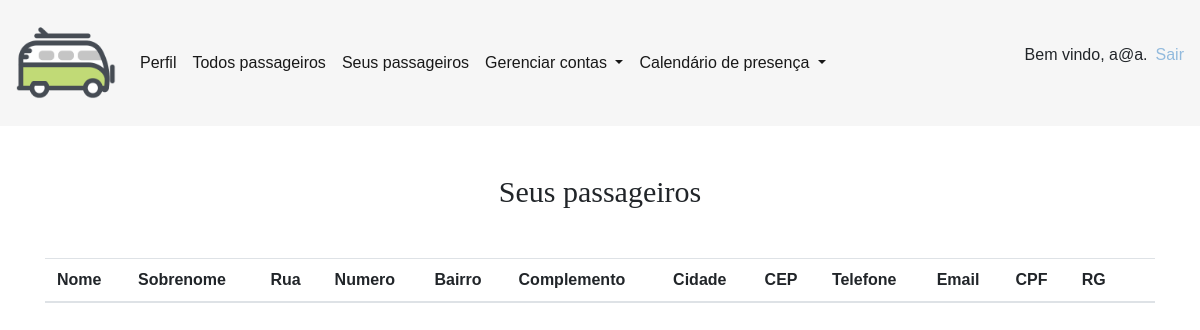
The app's page /paginas/van_passageiro.php (signed in), older data.
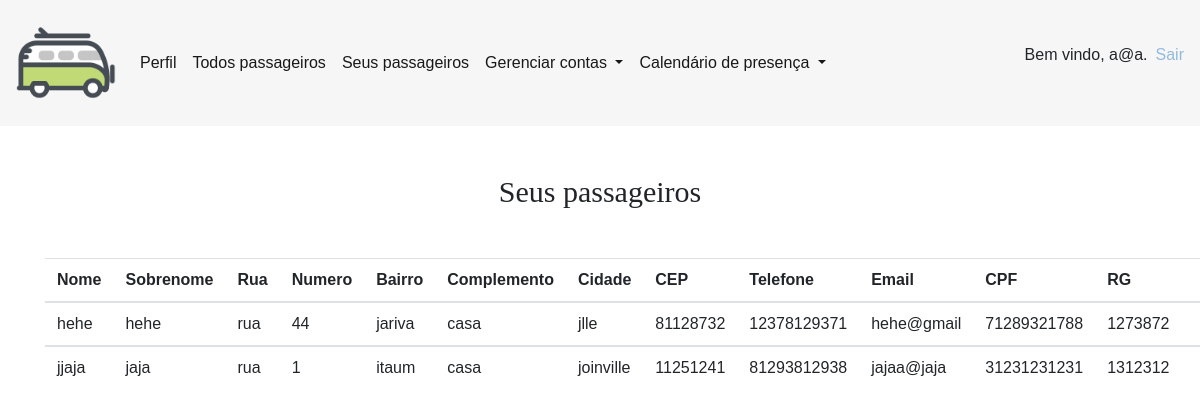
The same page, newer data.
### tables this page shows
CREATE TABLE `usuarios` (
  `id_usuario` int(8) NOT NULL,
  `tipuser_tip_user` int(1) DEFAULT NULL,
  `cpf` bigint(12) NOT NULL,
  `rg` int(7) NOT NULL,
  `email` varchar(40) NOT NULL,
  `nome` varchar(40) NOT NULL,
  `sobrenome` varchar(15) NOT NULL,
  `sexo` varchar(11) NOT NULL,
  `telefone` bigint(20) NOT NULL,
  `senha` longtext NOT NULL,
  `aprovado` int(1) UNSIGNED NOT NULL DEFAULT 0,
  `imagem` varchar(255) DEFAULT NULL
);

CREATE TABLE `enderecos` (
  `id_end_passageiro` int(5) NOT NULL,
  `id_passageiro_id` int(5) DEFAULT NULL,
  `cep` int(8) NOT NULL,
  `rua` varchar(50) NOT NULL,
  `numero` bigint(6) NOT NULL,
  `bairro` varchar(20) NOT NULL,
  `estado` varchar(20) NOT NULL,
  `cidade` varchar(50) NOT NULL,
  `complemento` varchar(40) NOT NULL
);

### paginas/van_passageiro.php (the view, shortened to what this page needs)
<?php
require('cabecalho.php');
$id_usuario = $_SESSION['id'];
$query = "SELECT id_motorista FROM usuarios, motoristas WHERE id_usuario = $id_usuario AND user_iduser = id_usuario";
$result = mysqli_query($conexao, $query);
$rows = [];
$linha = mysqli_fetch_assoc($result);
$rows[] = $linha;
$id_motorista = $rows[0]['id_motorista'];
$sql = $conexao->query("SELECT nome, sobrenome, rua, numero, bairro, complemento, cidade, cep, telefone, email, cpf, rg FROM usuarios, passageiros, enderecos WHERE id_usuario = id_usuario_id AND id_motorista_id = '$id_motorista' AND id_passageiro = id_passageiro_id ") or die ($conexao->error);
?>
<html lang="en">
<head>
</head>
<div class="container">
<h3 class="register-heading my-5 mx-auto" style="font-family: 'CustomFont'; font-weight:normal; font-style:normal; font-size: 30PX; text-align: center;">Seus passageiros</h3>
<table class="table">
<thead>
    <tr>
      <th scope="col">Nome</th>
      <th scope="col">Sobrenome</th>
      <th scope="col">Rua</th>
      <th scope="col">Numero</th>
      <th scope="col">Bairro</th>
      <th scope="col">Complemento</th>
      <th scope="col">Cidade</th>
      <th scope="col">CEP</th>
      <th scope="col">Telefone</th>
      <th scope="col">Email</th>
      <th scope="col">CPF</th>
      <th scope="col">RG</th>
      <th></th>
    </tr>
  </thead>
  <?php while($info = $sql->fetch_array()){ ?>
    <tbody>
    <td><?php echo $info['nome']; ?></td>
    <td><?php echo $info['sobrenome']; ?></td>
    <td><?php echo $info['rua']; ?></td>
    <td><?php echo $info['numero']; ?></td>
    <td><?php echo $info['bairro']; ?></td>
    <td><?php echo $info['complemento']; ?></td>
    <td><?php echo $info['cidade']; ?></td>
    <td><?php echo $info['cep']; ?></td>
    <td><?php echo $info['telefone']; ?></td>
    <td><?php echo $info['email']; ?></td>
    <td><?php echo $info['cpf']; ?></td>
    <td><?php echo $info['rg']; ?></td>
    </tbody>
    <?php } ?>
</table>

### paginas/head.php (shortened to what this page needs)
<html lang="en">
<head>
    <link rel="stylesheet" href="../bootstrap/css/bootstrap.min.css">
    <link rel="stylesheet" type="text/css" href="../css/estilo.css">
</head>
<body>

### paginas/cabecalho.php (shortened to what this page needs)
<?php
include("../funcoes/Conexao.php");
require("head.php");
if(isset($_SESSION['id'])){
$id_usuario = $_SESSION['id'];
$query = "select tipuser_tip_user from usuarios where id_usuario = '$id_usuario'";
$result = mysqli_query($conexao, $query);
$rows = [];
$linha = mysqli_fetch_assoc($result);
$rows[] = $linha;
$tipo_usuario = $rows[0]['tipuser_tip_user'];
}
?>
<body>
<header>
    <nav class="navbar navbar-expand-lg navbar-light" style="background-color: #f6f6f6">
        <a class="navbar-brand" href="#"><img src="../img/logo.png" id="icon" alt="Icon" class="logo" style="width: 100px; height: 100px;"></a>
        <div class="collapse navbar-collapse" id="navbarSupportedContent">
            <ul class="navbar-nav mr-auto">
<?php
if(isset($tipo_usuario)){
if($tipo_usuario == 2){
    echo '
<li class="nav-item">
<a class="nav-link active" href="perfil.php">Perfil</a>
</li>
<li class="nav-item">
    <a class="nav-link active" href="passageiro_pelomot.php">Todos passageiros</a>
</li>
<li class="nav-item">
    <a class="nav-link active" href="van_passageiro.php">Seus passageiros</a>
</li>
<div class="dropdown show">
  <a class="nav-link dropdown-toggle" href="#" role="button" id="dropdownMenuLink" data-toggle="dropdown" aria-haspopup="true" aria-expanded="false">
    Gerenciar contas
  </a>
  <div class="dropdown-menu" aria-labelledby="dropdownMenuLink">
    <a class="dropdown-item" href="aprovar_motoristas.php">Aprovar motoristas</a>
    <a class="dropdown-item" href="aprovar_passageiros.php">Aprovar passageiros</a>
  </div>
</div>
</li>
<li class="nav-item active">
<div class="dropdown show">
  <a class="nav-link dropdown-toggle" href="#" role="button" id="dropdownMenuLink" data-toggle="dropdown" aria-haspopup="true" aria-expanded="false">
   Calendário de presença
  </a>
  <div class="dropdown-menu" aria-labelledby="dropdownMenuLink">
    <a class="dropdown-item" href="ver_passageiros.php">Dos seus passageiro</a>
    <a class="dropdown-item" href="ver_todospassageiros.php">De todos os passageiros</a>
  </div>
</div>
</li>
    ';
}
}
?>
</ul>
<?php
if (isset($_SESSION['email'])) {
echo '<nav>
    <p>Bem vindo, '.$_SESSION['email']. '.</p>
    </nav>';
    ?>
    <a href="../funcoes/Logout.php" class="mb-3 ml-2" >Sair</a>
    <?php
}else{
    echo '<a style="float:right" href="../index.php">Faça o login</a>';
}
?>
</header>

### css/estilo.css (style rules this page uses)
body { font-family: "Poppins", sans-serif; height: 100vh; }
a { color: #92badd; display:inline-block; text-decoration: none; font-weight: 400; }
.logo { width:130px; height: 130px; }

Row changes from the older to the newer data that the page shows:
added usuarios: nome "hehe", sobrenome "hehe", enderecos.rua "rua", enderecos.numero "44", enderecos.bairro "jariva", enderecos.complemento "casa", enderecos.cidade "jlle", enderecos.cep "81128732", telefone "12378129371", email "hehe@gmail", cpf "71289321788", rg "1273872"
added usuarios: nome "jjaja", sobrenome "jaja", enderecos.rua "rua", enderecos.numero "1", enderecos.bairro "itaum", enderecos.complemento "casa", enderecos.cidade "joinville", enderecos.cep "11251241", telefone "81293812938", email "jajaa@jaja", cpf "31231231231", rg "1312312"
